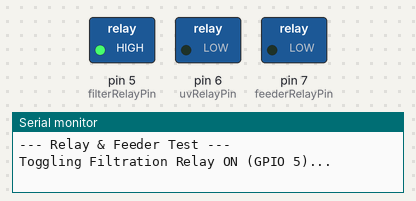
The sketch below on a simulated Arduino Uno, built with avr-gcc and run on an emulated ATmega328P. On the bench: switched loads named in the sketch (green lamp = pin HIGH), the last lines printed to the serial monitor.

Above: at 2.5 s.
At 6.5 s:
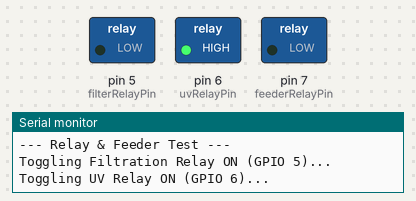
At 11.5 s:
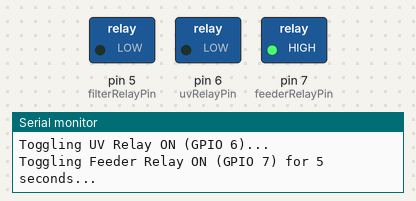
At 15.5 s:
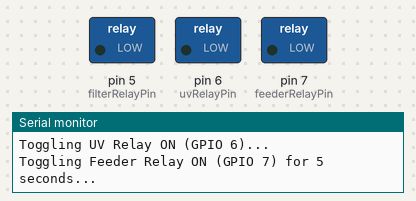
Timing chart, 0 to 21.8 s (numbered marks = the images above):
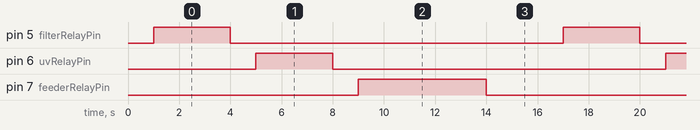

The sketch:

test_relays.ino
```cpp
#include <Arduino.h>

#define filterRelayPin 5
#define uvRelayPin 6
#define feederRelayPin 7

void setup() {
  Serial.begin(115200);
  delay(1000);
  Serial.println("--- Relay & Feeder Test ---");

  pinMode(filterRelayPin, OUTPUT);
  pinMode(uvRelayPin, OUTPUT);
  pinMode(feederRelayPin, OUTPUT);

  digitalWrite(filterRelayPin, LOW);
  digitalWrite(uvRelayPin, LOW);
  digitalWrite(feederRelayPin, LOW);
}

void loop() {
  Serial.println("Toggling Filtration Relay ON (GPIO 5)...");
  digitalWrite(filterRelayPin, HIGH);
  delay(3000);
  digitalWrite(filterRelayPin, LOW);
  delay(1000);

  Serial.println("Toggling UV Relay ON (GPIO 6)...");
  digitalWrite(uvRelayPin, HIGH);
  delay(3000);
  digitalWrite(uvRelayPin, LOW);
  delay(1000);

  Serial.println("Toggling Feeder Relay ON (GPIO 7) for 5 seconds...");
  digitalWrite(feederRelayPin, HIGH);
  delay(5000);
  digitalWrite(feederRelayPin, LOW);
  delay(3000);
}
```

Measured:
- by itself, pin 5 (filterRelayPin), pin 6 (uvRelayPin): alternates HIGH for 3.0 s and LOW for 13.0 s
- by itself, pin 7 (feederRelayPin): alternates HIGH for 5.0 s and LOW for 11.0 s
- by itself, everything shown: repeats every 16.0 s, in 6 steps
